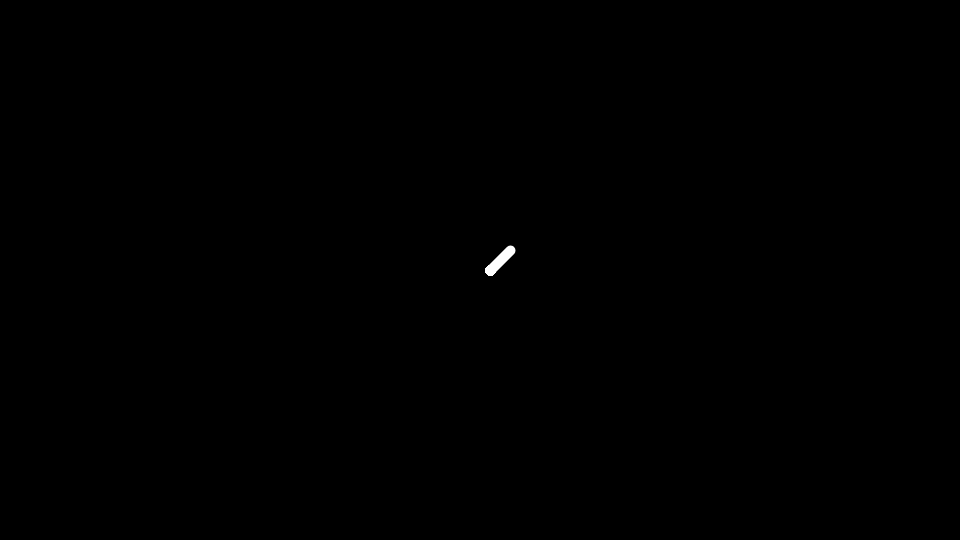
Frame 1 (no input)
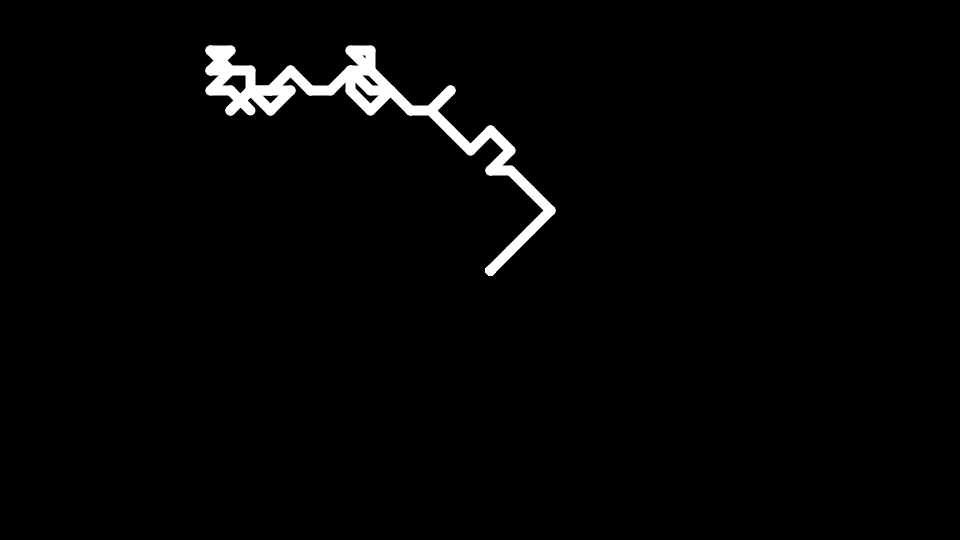
Frame 60 (the mouse pressed at the canvas centre just before this capture)
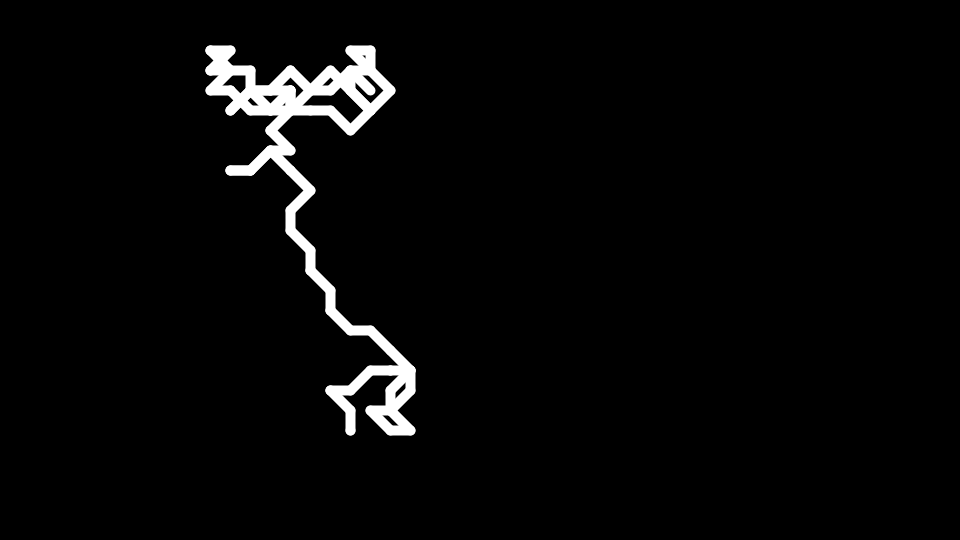
Frame 120 (the mouse held since frame 60 and released just before this capture)

The Processing sketch that drew these frames (run headless with seeded random() and noise(); from frame 60 on, the mouse is pressed at the canvas centre):

// Processing sketch: wanderingSnake
// ── wanderingSnake.pde
int len = 5;
int pipeNum = 100;
int[] x = new int[pipeNum];
int[] y = new int[pipeNum];
int min = 20;

void setup(){
  size(960,540);
  background(0);
  stroke(255);
  strokeWeight(10);
  strokeCap(ROUND);
  
  for(int i=0; i<x.length; i++){
    x[i] = 490;
    y[i] = 270;
  }
  
  frameRate(10);
}

boolean turn = false;

int it = 0;
void draw(){
  background(0);
  nextPipe();
  display();
  println();
}

void nextPipe(){
  
  int oldx = x[x.length-1];
  int oldy = y[y.length-1];

  
  for(int i=0; i<x.length-1; i++){
    x[i] = x[i+1];
    y[i] = y[i+1];
  }
  
  int addonx = (int)random(-len,len);
  if(addonx < min && addonx > 0) addonx = min;
  else if(addonx > -min && addonx < 0) addonx = -min;
  
  int addony = (int)random(-len,len);
  if(addony < min && addony > 0) addony = min;
  else if(addony > -min && addony < 0) addony = -min;
  
  x[x.length-1] += addonx;
  y[y.length-1] += addony;
  
  float segementOneTwo = dist(x[x.length-1],y[y.length-1],x[x.length-2],y[y.length-2]);
  float segementOneThree = dist(x[x.length-1],y[y.length-1],x[x.length-3],y[y.length-3]);
  
  print(segementOneTwo + " | " + segementOneThree);
  
  if(segementOneTwo > segementOneThree){
      x[x.length-1] = oldx;
      y[y.length-1] = oldy;
      print("\t worked"); 
  }
  
  if(x[x.length-1] > width) x[x.length-1] = width-2;
  if(y[y.length-1] > height) y[y.length-1] = height-2;
  if(x[x.length-1] < 0) x[x.length-1] = 2;
  if(y[y.length-1] < 0) y[y.length-1] = 2;


}

void display(){
  for(int i=0; i<x.length-1; i++){
    line(x[i],y[i],x[i+1],y[i+1]);
  }
}
